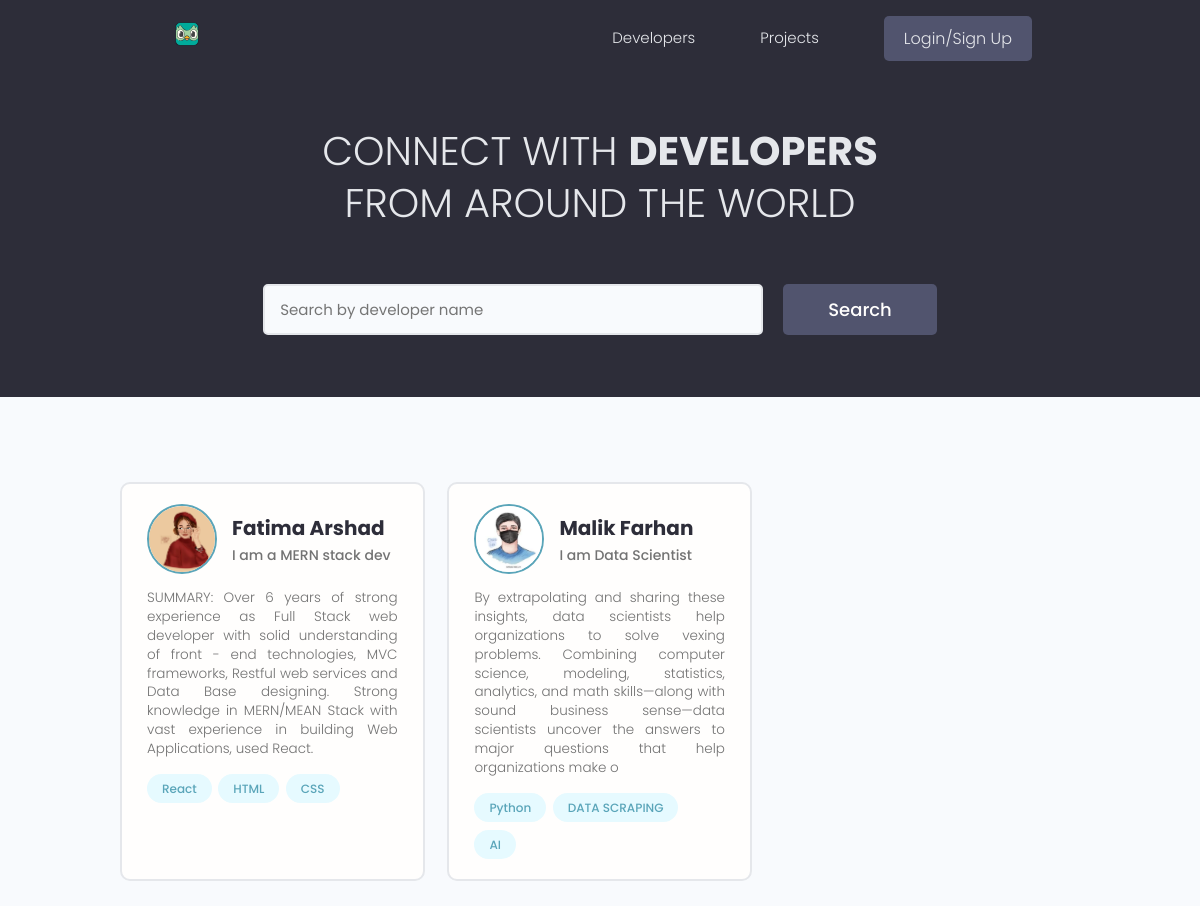
The page / on the database its author committed.
### users/models.py (models this page shows, shortened)
class Profile(models.Model):
    user = models.OneToOneField(User, on_delete=models.CASCADE, null=True, blank=True)
    name = models.CharField(max_length=200, blank=True, null=True)
    email = models.EmailField(max_length=500, blank=True, null=True)
    username = models.CharField(max_length=200, blank=True, null=True)
    location = models.CharField(max_length=200, blank=True, null=True)
    short_intro = models.CharField(max_length=200, blank=True, null=True)
    bio = models.TextField(blank=True, null=True)
    profile_image = models.ImageField(null=True, blank=True, upload_to='profiles/', default='profiles/user_default.png')
    social_github = models.CharField(max_length=200, blank=True, null=True)
    social_twitter = models.CharField(max_length=200, blank=True, null=True)
    social_linkedin = models.CharField(max_length=200, blank=True, null=True)
    social_stackoverflow = models.CharField(max_length=200, blank=True, null=True)
    created = models.DateField(auto_now_add=True)
    id = models.UUIDField(default=uuid.uuid4, unique=True, primary_key=True, editable=False)
    @property
    def imageURL(self):
        try:
            url = self.profile_image.url
        except:
            url = ''
        return url

class Skill(models.Model):
    owner = models.ForeignKey(Profile, on_delete=models.CASCADE, null=True, blank=True)
    name = models.CharField(max_length=200, blank=True, null=True)
    description = models.TextField(null=True, blank=True)
    created = models.DateField(auto_now_add=True)
    id = models.UUIDField(default=uuid.uuid4, unique=True, primary_key=True, editable=False)
    def __str__(self):
        return str(self.name)

### users/views.py (the view)
# urls.py: path("", profiles, name="profiles"),
def profiles(request):
    profiles, search_query = searchProfiles(request)
    custom_range, profiles = paginationProfiles(request, profiles, 3)
    context = {'profiles': profiles, 'search_query': search_query, 'custom_range': custom_range}
    return render(request, 'users/profiles.html', context)

### users/utils.py (called while the page is built)
def paginationProfiles(request, profiles, results):
    page = request.GET.get('page')
    paginator = Paginator(profiles, results)
    try:
        profiles = paginator.page(page)
    except PageNotAnInteger:
        page = 1
        profiles = paginator.page(page)
    except EmptyPage:
        page = paginator.num_pages
        profiles = paginator.page(page)
    leftIndex = (int(page) - 1)
    if leftIndex < 1:
        leftIndex = 1
    rightIndex = (int(page) + 2)
    if rightIndex > paginator.num_pages:
        rightIndex = paginator.num_pages + 1
    custom_range = range(leftIndex, rightIndex)
    return custom_range, profiles

def searchProfiles(request):
    search_query = ''
    if request.GET.get('search_query'):
        search_query = request.GET.get('search_query')
    skills = Skill.objects.filter(name__icontains=search_query)
    profiles = Profile.objects.distinct().filter(
        Q(name__icontains=search_query) |
        Q(short_intro__icontains=search_query) |
        Q(skill__in=skills)
    )
    return profiles, search_query

### users/templates/users/profiles.html (shortened to what this page needs)
{% extends 'main.html' %}
{% block content %}
  <main class="home">
    <section class="hero-section text-center">
      <div class="container container--narrow">
        <div class="hero-section__box">
          <h2>CONNECT WITH <span>DEVELOPERS</span></h2>
          <h2>FROM AROUND THE WORLD</h2>
        </div>
        <div class="hero-section__search">
          <form id="searchForm" class="form" action="{% url 'profiles' %}" method="get">
            <div class="form__field">
              <input class="input input--text" id="formInput#search" type="text" name="search_query"
                value="{{search_query}}" placeholder="Search by developer name" />
            </div>
            <input class="btn btn--sub btn--lg" type="submit" value="Search" />
          </form>
        </div>
      </div>
    </section>
    <section class="devlist">
      <div class="container">
        <div class="grid grid--three">
          {% for profile in profiles %}
          <div class="column card">
            <div class="dev">
              <a href="{% url 'user-profile' profile.id %}" class="card__body">
                <div class="dev__profile">
                  <img class="avatar avatar--md" src="{{ profile.imageURL }}" alt="image" />
                  <div class="dev__meta">
                    <h3>{{ profile.name }}</h3>
                    <h5>{{ profile.short_intro|slice:"60" }}</h5>
                  </div>
                </div>
                <p class="dev__info">{{ profile.bio|slice:"300" }}</p>
                <div class="dev__skills">
                  {% for skill in profile.skill_set.all|slice:"5" %}
                  <span class="tag tag--pill tag--main">
                    <small>{{ skill }}</small>
                  </span>
                  {% endfor %}
                </div>
              </a>
            </div>
          </div>
          {% endfor %}
        </div>
      </div>
    </section>
  </main>
{% endblock content %}

### static/styles/app.css (style rules this page uses)
:root { --color-sub: #2d2d39; }
.btn--sub { background-color: var(--color-sub-light); }
.card { border: 2px solid var(--color-light); }
img { width: 100%; }
.hero-section { height: 40vh; display: flex; align-items: center; background-color: var(--color-sub); }
.hero-section__box { margin-bottom: 4rem; }
.hero-section__box > h2, .hero-section__box > h2 > span { font-size: 4rem; color: var(--color-light); line-height: 1.3; text-transform: uppercase; }
.hero-section__box > h2 { font-weight: 300; }
.hero-section__box > h2 > span { font-weight: 700; }
.hero-section__search > .form { display: flex; align-items: center; justify-content: center; gap: 2rem; }
.hero-section__search > .form input.input--text { width: 50rem; }
.devlist { margin-top: 8rem; }
.devlist .grid { align-items: stretch; }
.devlist .dev .dev__profile { display: flex; align-items: center; gap: 1.5rem; }
.devlist .dev .dev__meta h3 { color: var(--color-sub); font-size: 2rem; font-weight: 700; }
.devlist .dev .dev__meta h5 { color: var(--color-text); font-size: 1.4rem; font-weight: 500; }
.devlist .dev .dev__info { margin: 1.5rem 0; font-size: 1.35rem; line-height: 1.4; text-align: justify; }

### static/uikit/styles/modules/_variables.css (style rules this page uses)
:root { --color-main: #5aa5b9; --color-main-light: #e6faff; --color-sub: #3f4156; --color-sub-light: #51546e; --color-sub-lighter: #ededfd; --color-text: #737373; --color-gray: #8b8b8b; --color-light: #e5e7eb; --color-light-gray: #767676; --color-bg: #f8fafd; --color-white: #fffefd; --color-white-light: #f3f3f3; --color-success: #359e64; --color-success-bg: #def8e8; --color-error: #fc4b0b; --color-error-bg: #fff2ee; --font-base: 'Poppins', arial, helvetica, 'Segoe UI', roboto, ubuntu, sans-serif; --font-monospace: 'Fira Code', 'Courier New', courier, monospace; --font-regular: 300; --font-medium: 500; --font-bold: 700; --generic-shadow: 1px 1px 5px #00000010; --generic-transition: all 0.3s ease-in-out; }

### static/uikit/styles/modules/_base.css (style rules this page uses)
* { margin: 0; padding: 0; box-sizing: border-box; text-rendering: optimizeLegibility; color: inherit; font-size: inherit; }
html { font-size: 50%; }
@media only screen and (min-width: 480px) { html { font-size: 56.25%; } }
@media only screen and (min-width: 1200px) { html { font-size: 62.5%; } }
body { line-height: 1.6; font-weight: 400; font-size: 1.5rem; color: var(--color-text); background-color: var(--color-bg); min-height: 100vh; }

### static/uikit/styles/modules/_typography.css (style rules this page uses)
* { font-family: var(--font-base); }
h2 { font-size: 3.6rem; font-weight: var(--font-bold); }
h3 { font-size: 3.2rem; font-weight: var(--font-medium); }
h5 { font-size: 2.4rem; font-weight: var(--font-medium); }
h5, h6 { font-weight: var(--font-regular); }
p, span, strong { font-size: 1.6rem; color: var(--color-text); font-weight: var(--font-regular); }
a { padding-bottom: 2px; text-decoration: none; display: inline-block; color: var(--color-main); font-weight: var(--font-medium); }

### static/uikit/styles/modules/_utilities.css (style rules this page uses)
.container { width: 92%; max-width: 165rem; margin: 0 auto; box-sizing: border-box; }
.container--narrow { width: 92%; max-width: 120rem; }
@media screen and (min-width: 1000px) { .container { width: 90%; } }
@media screen and (min-width: 1000px) { .container--narrow { width: 85%; } }
@media screen and (min-width: 1200px) { .container { width: 80%; } }
@media screen and (min-width: 1200px) { .container--narrow { width: 72%; } }
.text-center { text-align: center; }

### static/uikit/styles/modules/_avatar.css (style rules this page uses)
.avatar { border-radius: 50%; border: 2px solid var(--color-main); object-fit: cover; }
.avatar--md { height: 7rem; width: 7rem; }

### static/uikit/styles/modules/_button.css (style rules this page uses)
.btn { display: inline-block; position: relative; cursor: pointer; background-color: var(--color-light); font-weight: var(--font-medium); color: var(--color-sub); text-decoration: none; padding: 1rem 2rem; border-radius: 0.5rem; border: none; width: -webkit-fit-content; width: -moz-fit-content; width: fit-content; height: -webkit-fit-content; height: -moz-fit-content; height: fit-content; font-size: 1.6rem; outline-width: 0; outline-color: transparent; -webkit-backface-visibility: hidden; backface-visibility: hidden; transition: all 0.3s ease-in-out; }
.btn--sub { background-color: var(--color-sub); color: var(--color-white); }
.btn--lg { font-size: 1.8rem; padding: 1.2rem 4.5rem; }

### static/uikit/styles/modules/_card.css (style rules this page uses)
.card { border-radius: 1rem; background-color: var(--color-white); border: 1.5px solid var(--color-light); width: auto; height: auto; margin-top: 0.5rem; margin-bottom: 0.5rem; overflow: hidden; }
.card__body, .card__header { padding: 2rem 2.5rem; }

### rows shown on the page
Profile: imageURL (picture), name "Fatima Arshad", short_intro "I am a MERN stack dev", bio "SUMMARY: Over 6 years of strong experience as Full Stack web developer with solid understanding of front - end technologies, MVC frameworks, Restful web services and Data Base designing. Strong knowledge in MERN/MEAN Stack with vast experience in building Web Applications, used React."
Skill: name "React"
Skill: name "HTML"
Skill: name "CSS"
Profile: imageURL (picture), name "Malik Farhan", short_intro "I am Data Scientist", bio "By extrapolating and sharing these insights, data scientists help organizations to solve vexing problems. Combining computer science, modeling, statistics, analytics, and math skills—along with sound business sense—data scientists uncover the answers to major questions that help organizations make o"
Skill: name "Python"
Skill: name "DATA SCRAPING"
Skill: name "AI"
